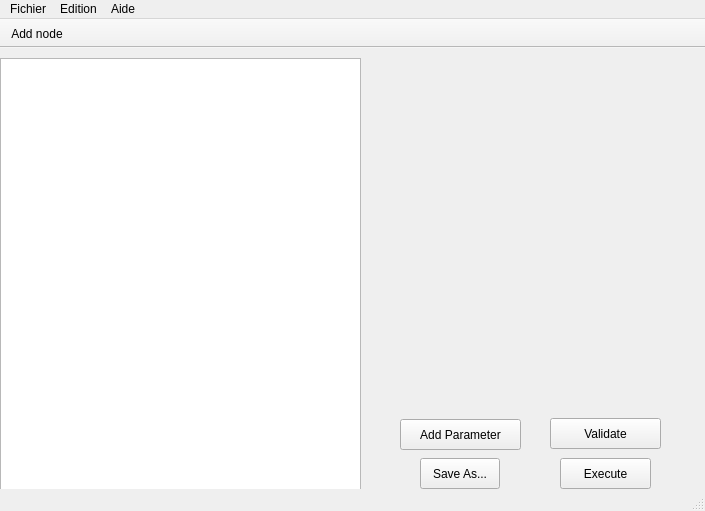
<?xml version="1.0" encoding="UTF-8"?>
<ui version="4.0">
 <class>MainWindow</class>
 <widget class="QMainWindow" name="MainWindow">
  <property name="geometry">
   <rect>
    <x>0</x>
    <y>0</y>
    <width>705</width>
    <height>511</height>
   </rect>
  </property>
  <property name="windowTitle">
   <string>MainWindow</string>
  </property>
  <widget class="QWidget" name="centralWidget">
   <widget class="QTreeView" name="treeView">
    <property name="geometry">
     <rect>
      <x>0</x>
      <y>10</y>
      <width>361</width>
      <height>451</height>
     </rect>
    </property>
   </widget>
   <widget class="QLabel" name="label">
    <property name="geometry">
     <rect>
      <x>380</x>
      <y>10</y>
      <width>111</width>
      <height>21</height>
     </rect>
    </property>
    <property name="text">
     <string/>
    </property>
   </widget>
   <widget class="QPushButton" name="buttonSave">
    <property name="geometry">
     <rect>
      <x>420</x>
      <y>410</y>
      <width>80</width>
      <height>31</height>
     </rect>
    </property>
    <property name="text">
     <string>Save As...</string>
    </property>
   </widget>
   <widget class="QPushButton" name="buttonExec">
    <property name="geometry">
     <rect>
      <x>560</x>
      <y>410</y>
      <width>91</width>
      <height>31</height>
     </rect>
    </property>
    <property name="text">
     <string>Execute</string>
    </property>
   </widget>
   <widget class="QPushButton" name="buttonAddParam">
    <property name="geometry">
     <rect>
      <x>400</x>
      <y>371</y>
      <width>121</width>
      <height>31</height>
     </rect>
    </property>
    <property name="text">
     <string>Add Parameter</string>
    </property>
   </widget>
   <widget class="QPushButton" name="buttonValidate">
    <property name="geometry">
     <rect>
      <x>550</x>
      <y>370</y>
      <width>111</width>
      <height>31</height>
     </rect>
    </property>
    <property name="text">
     <string>Validate</string>
    </property>
   </widget>
   <widget class="QWidget" name="formLayoutWidget">
    <property name="geometry">
     <rect>
      <x>369</x>
      <y>9</y>
      <width>331</width>
      <height>361</height>
     </rect>
    </property>
    <layout class="QFormLayout" name="formLayout"/>
   </widget>
  </widget>
  <widget class="QMenuBar" name="menuBar">
   <property name="geometry">
    <rect>
     <x>0</x>
     <y>0</y>
     <width>705</width>
     <height>19</height>
    </rect>
   </property>
   <widget class="QMenu" name="menuFichier">
    <property name="title">
     <string>Fichier</string>
    </property>
    <addaction name="actionOpen"/>
    <addaction name="actionSave_File"/>
    <addaction name="separator"/>
    <addaction name="actionExit"/>
   </widget>
   <widget class="QMenu" name="menuEdition">
    <property name="title">
     <string>Edition</string>
    </property>
   </widget>
   <widget class="QMenu" name="menuAide">
    <property name="title">
     <string>Aide</string>
    </property>
    <addaction name="actionA_propos"/>
   </widget>
   <addaction name="menuFichier"/>
   <addaction name="menuEdition"/>
   <addaction name="menuAide"/>
  </widget>
  <widget class="QToolBar" name="mainToolBar">
   <property name="movable">
    <bool>false</bool>
   </property>
   <attribute name="toolBarArea">
    <enum>TopToolBarArea</enum>
   </attribute>
   <attribute name="toolBarBreak">
    <bool>false</bool>
   </attribute>
   <addaction name="actionAdd_node"/>
  </widget>
  <widget class="QStatusBar" name="statusBar"/>
  <action name="actionA_propos">
   <property name="text">
    <string>A propos</string>
   </property>
  </action>
  <action name="actionOpen">
   <property name="enabled">
    <bool>true</bool>
   </property>
   <property name="text">
    <string>Open</string>
   </property>
  </action>
  <action name="actionExit">
   <property name="text">
    <string>Exit</string>
   </property>
  </action>
  <action name="actionSave_File">
   <property name="text">
    <string>Save File</string>
   </property>
  </action>
  <action name="actionAdd_node">
   <property name="text">
    <string>Add node</string>
   </property>
  </action>
 </widget>
 <layoutdefault spacing="6" margin="11"/>
 <resources/>
 <connections/>
</ui>
